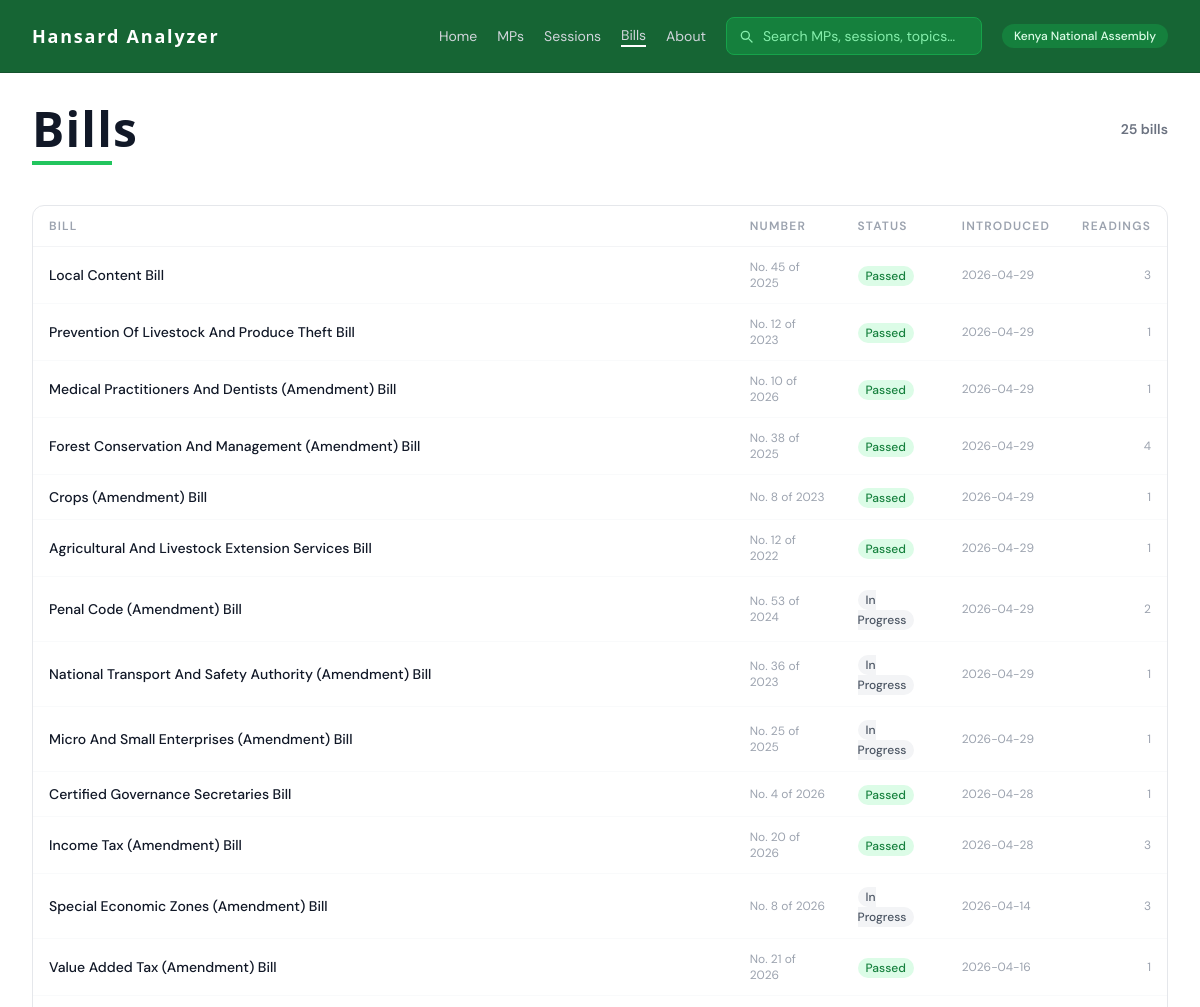
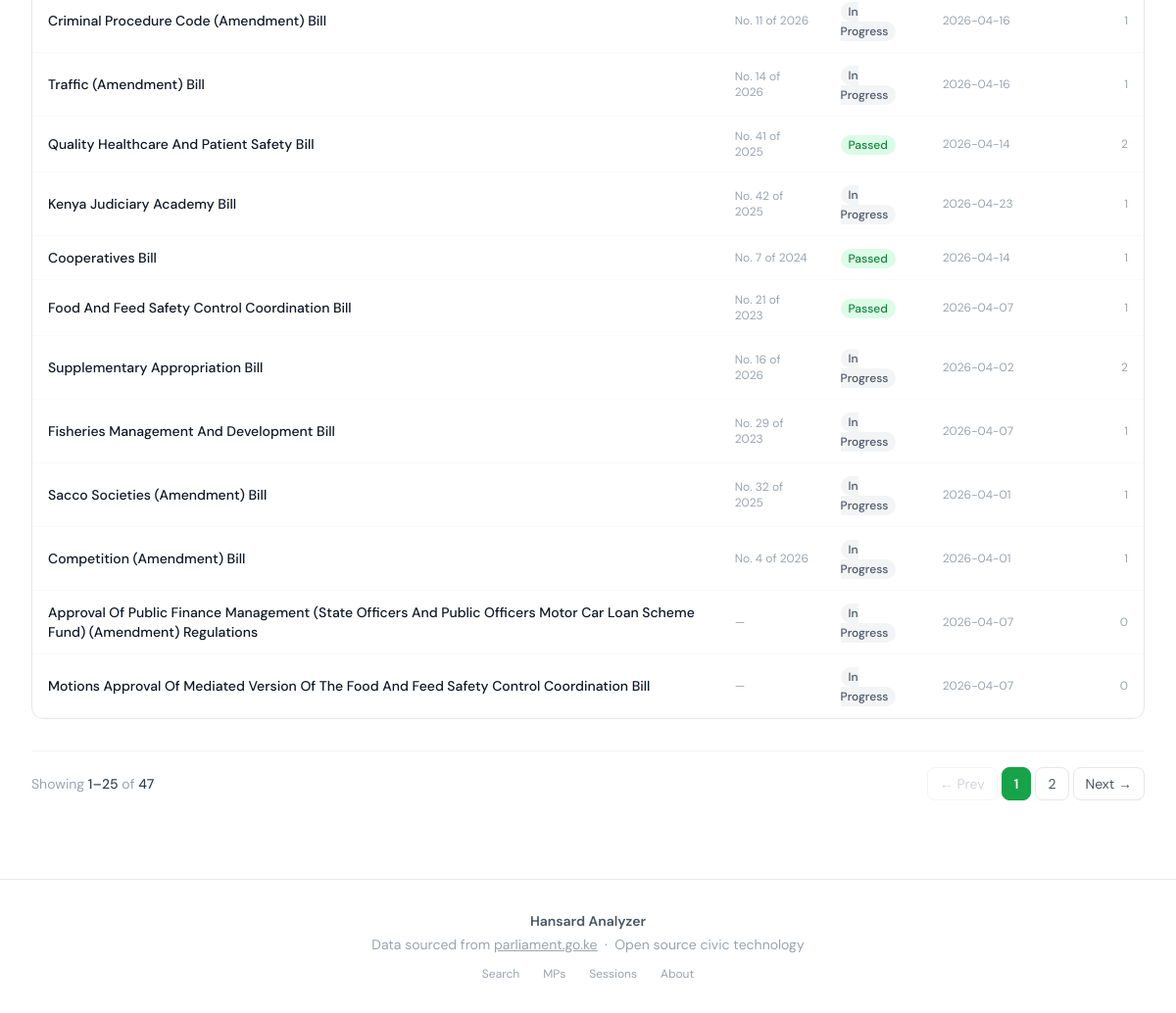
Page /bills/ on the committed database (2 pictures, top to bottom).
### tables this page shows
CREATE TABLE bills (
    id              INTEGER PRIMARY KEY AUTOINCREMENT,
    agenda_item_id  INTEGER REFERENCES agenda_items(id),
    bill_number     TEXT,
    bill_year       INTEGER,
    title           TEXT NOT NULL,
    sponsor_id      INTEGER REFERENCES members(id),
    current_status  TEXT,
    introduced_date TEXT,
    last_activity   TEXT
);

### routes/bills.py (the view)
@bills_bp.route("/")
def bills_list():
    page     = request.args.get("page", 1, type=int)
    per_page = 25
    conn = get_connection()
    all_bills = get_all_bills(conn)
    conn.close()
    p = paginate(all_bills, page, per_page)
    return render_template("bills.html", bills=p["items"], pagination=p)

### analyzer/database/queries.py (called while the page is built)
def get_all_bills(conn: sqlite3.Connection) -> list[dict]:
    cursor = conn.cursor()
    cursor.execute(
        """
        SELECT
            b.*,
            COUNT(br.id)    AS reading_count,
            MAX(br.date)    AS latest_reading_date
        FROM bills b
        LEFT JOIN bill_readings br ON br.bill_id = b.id
        GROUP BY b.id
        ORDER BY latest_reading_date DESC
        """
    )
    columns = [d[0] for d in cursor.description]
    return [dict(zip(columns, row)) for row in cursor.fetchall()]

### analyzer/database/seed.py (called while the page is built)
def get_connection(db_path: Path = DB_PATH) -> sqlite3.Connection:
    conn = sqlite3.connect(db_path)
    conn.execute("PRAGMA foreign_keys = ON")
    return conn

### templates/bills.html (shortened to what this page needs)
{% extends "base.html" %}
{% block content %}
<div class="mb-10">
    <div class="flex items-center justify-between mb-2">
        <h1 class="font-sans text-4xl sm:text-5xl font-black text-gray-900 tracking-wide">Bills</h1>
        <span class="text-sm font-semibold text-gray-500">{{ bills|length }} bills</span>
    </div>
    <div class="h-1 w-20 bg-green-500 mb-4"></div>
</div>
{% if bills %}
<div class="bg-white border border-gray-200 rounded-xl overflow-hidden">
    <table class="w-full text-sm">
        <thead>
            <tr class="border-b border-gray-100">
                <th class="text-left px-4 py-3 text-xs font-semibold tracking-widest
                           text-gray-400 uppercase">Bill</th>
                <th class="text-left px-4 py-3 text-xs font-semibold tracking-widest
                           text-gray-400 uppercase">Number</th>
                <th class="text-left px-4 py-3 text-xs font-semibold tracking-widest
                           text-gray-400 uppercase">Status</th>
                <th class="text-left px-4 py-3 text-xs font-semibold tracking-widest
                           text-gray-400 uppercase">Introduced</th>
                <th class="text-right px-4 py-3 text-xs font-semibold tracking-widest
                           text-gray-400 uppercase">Readings</th>
            </tr>
        </thead>
        <tbody>
            {% for bill in bills %}
            <tr class="border-b border-gray-50 hover:bg-gray-50 transition-colors">
                <td class="px-4 py-3">
                    <a href="/bills/{{ bill.id }}"
                       class="font-medium text-gray-900 hover:text-green-700 transition-colors">
                        {{ bill.title }}
                    </a>
                </td>
                <td class="px-4 py-3 text-gray-400 text-xs">
                    {% if bill.bill_number %}
                        No. {{ bill.bill_number }} of {{ bill.bill_year }}
                    {% else %}
                        —
                    {% endif %}
                </td>
                <td class="px-4 py-3">
                    <span class="text-xs px-2 py-0.5 rounded-full font-medium
                        {% if bill.current_status == 'Passed' %}bg-green-100 text-green-700
                        {% elif bill.current_status == 'Rejected' %}bg-red-100 text-red-700
                        {% else %}bg-gray-100 text-gray-600{% endif %}">
                        {{ bill.current_status or 'In Progress' }}
                    </span>
                </td>
                <td class="px-4 py-3 text-gray-400 text-xs">
                    {{ bill.introduced_date or '—' }}
                </td>
                <td class="px-4 py-3 text-right text-gray-400 text-xs">
                    {{ bill.reading_count or 0 }}
                </td>
            </tr>
            {% endfor %}
        </tbody>
    </table>
</div>
{% set p = pagination %}
{% set extra_params = '' %}
{% include 'pagination.html' %}
{% else %}
<p class="text-sm text-gray-400">
    No bills in the database yet. Run the sync pipeline to load data.
</p>
{% endif %}
{% endblock %}

### templates/base.html (style rules this page uses)
body { font-family: 'DM Sans', sans-serif; }
h1, h2, h3, h4, h5, h6 { font-family: 'Spectral', serif; }

### rows in the picture
bills: title "Local Content Bill", bill_number "45", bill_year "2025", current_status "Passed", introduced_date "2026-04-29", reading_count "3"
bills: title "Prevention Of Livestock And Produce Theft Bill", bill_number "12", bill_year "2023", current_status "Passed", introduced_date "2026-04-29", reading_count "1"
bills: title "Medical Practitioners And Dentists (Amendment) Bill", bill_number "10", bill_year "2026", current_status "Passed", introduced_date "2026-04-29", reading_count "1"
bills: title "Forest Conservation And Management (Amendment) Bill", bill_number "38", bill_year "2025", current_status "Passed", introduced_date "2026-04-29", reading_count "4"
bills: title "Crops (Amendment) Bill", bill_number "8", bill_year "2023", current_status "Passed", introduced_date "2026-04-29", reading_count "1"
bills: title "Agricultural And Livestock Extension Services Bill", bill_number "12", bill_year "2022", current_status "Passed", introduced_date "2026-04-29", reading_count "1"
bills: title "Penal Code (Amendment) Bill", bill_number "53", bill_year "2024", current_status "In Progress", introduced_date "2026-04-29", reading_count "2"
bills: title "National Transport And Safety Authority (Amendment) Bill", bill_number "36", bill_year "2023", current_status "In Progress", introduced_date "2026-04-29", reading_count "1"
bills: title "Micro And Small Enterprises (Amendment) Bill", bill_number "25", bill_year "2025", current_status "In Progress", introduced_date "2026-04-29", reading_count "1"
bills: title "Certified Governance Secretaries Bill", bill_number "4", bill_year "2026", current_status "Passed", introduced_date "2026-04-28", reading_count "1"
bills: title "Income Tax (Amendment) Bill", bill_number "20", bill_year "2026", current_status "Passed", introduced_date "2026-04-28", reading_count "3"
bills: title "Special Economic Zones (Amendment) Bill", bill_number "8", bill_year "2026", current_status "In Progress", introduced_date "2026-04-14", reading_count "3"
bills: title "Value Added Tax (Amendment) Bill", bill_number "21", bill_year "2026", current_status "Passed", introduced_date "2026-04-16", reading_count "1"
bills: title "Criminal Procedure Code (Amendment) Bill", bill_number "11", bill_year "2026", current_status "In Progress", introduced_date "2026-04-16", reading_count "1"
bills: title "Traffic (Amendment) Bill", bill_number "14", bill_year "2026", current_status "In Progress", introduced_date "2026-04-16", reading_count "1"
bills: title "Quality Healthcare And Patient Safety Bill", bill_number "41", bill_year "2025", current_status "Passed", introduced_date "2026-04-14", reading_count "2"
bills: title "Kenya Judiciary Academy Bill", bill_number "42", bill_year "2025", current_status "In Progress", introduced_date "2026-04-23", reading_count "1"
bills: title "Cooperatives Bill", bill_number "7", bill_year "2024", current_status "Passed", introduced_date "2026-04-14", reading_count "1"
bills: title "Food And Feed Safety Control Coordination Bill", bill_number "21", bill_year "2023", current_status "Passed", introduced_date "2026-04-07", reading_count "1"
bills: title "Supplementary Appropriation Bill", bill_number "16", bill_year "2026", current_status "In Progress", introduced_date "2026-04-02", reading_count "2"
bills: title "Fisheries Management And Development Bill", bill_number "29", bill_year "2023", current_status "In Progress", introduced_date "2026-04-07", reading_count "1"
bills: title "Sacco Societies (Amendment) Bill", bill_number "32", bill_year "2025", current_status "In Progress", introduced_date "2026-04-01", reading_count "1"
bills: title "Competition (Amendment) Bill", bill_number "4", bill_year "2026", current_status "In Progress", introduced_date "2026-04-01", reading_count "1"
bills: title "Approval Of Public Finance Management (State Officers And Public Officers Motor Car Loan Scheme Fund) (Amendment) Regulations", current_status "In Progress", introduced_date "2026-04-07", reading_count "0"
bills: title "Motions Approval Of Mediated Version Of The Food And Feed Safety Control Coordination Bill", current_status "In Progress", introduced_date "2026-04-07", reading_count "0"

### other values in the picture
{{ bills|length }} "25"
{{ p.start_item }} "1"
{{ p.end_item }} "25"
{{ p.total }} "47"
{{ num }} "1"
{{ num }} "2"
